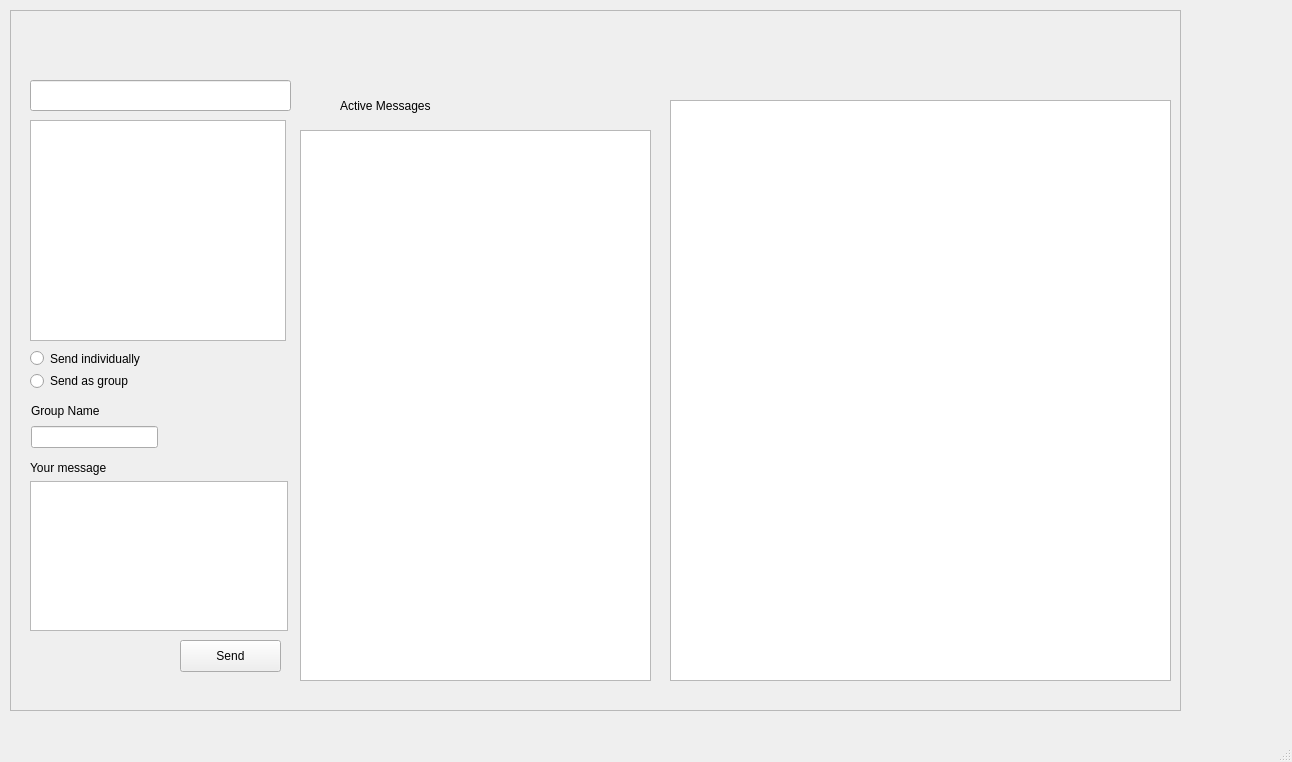
<?xml version="1.0" encoding="UTF-8"?>
<ui version="4.0">
 <class>MainWindow</class>
 <widget class="QMainWindow" name="MainWindow">
  <property name="geometry">
   <rect>
    <x>0</x>
    <y>0</y>
    <width>1292</width>
    <height>762</height>
   </rect>
  </property>
  <property name="windowTitle">
   <string>MainWindow</string>
  </property>
  <widget class="QWidget" name="centralwidget">
   <widget class="QFrame" name="chat_frame">
    <property name="geometry">
     <rect>
      <x>10</x>
      <y>10</y>
      <width>1171</width>
      <height>701</height>
     </rect>
    </property>
    <property name="frameShape">
     <enum>QFrame::StyledPanel</enum>
    </property>
    <property name="frameShadow">
     <enum>QFrame::Raised</enum>
    </property>
    <widget class="QWidget" name="ongoing_messages_widget" native="true">
     <property name="geometry">
      <rect>
       <x>290</x>
       <y>50</y>
       <width>351</width>
       <height>621</height>
      </rect>
     </property>
     <widget class="QListWidget" name="messageListWidget">
      <property name="geometry">
       <rect>
        <x>0</x>
        <y>70</y>
        <width>351</width>
        <height>551</height>
       </rect>
      </property>
     </widget>
     <widget class="QLabel" name="active_message_label">
      <property name="geometry">
       <rect>
        <x>40</x>
        <y>30</y>
        <width>151</width>
        <height>31</height>
       </rect>
      </property>
      <property name="text">
       <string>Active Messages</string>
      </property>
     </widget>
    </widget>
    <widget class="QWidget" name="create_message_widget" native="true">
     <property name="geometry">
      <rect>
       <x>10</x>
       <y>50</y>
       <width>271</width>
       <height>621</height>
      </rect>
     </property>
     <widget class="QWidget" name="">
      <property name="geometry">
       <rect>
        <x>10</x>
        <y>400</y>
        <width>258</width>
        <height>171</height>
       </rect>
      </property>
      <layout class="QVBoxLayout" name="verticalLayout_3">
       <property name="spacing">
        <number>-1</number>
       </property>
       <item>
        <widget class="QLabel" name="your_message_label">
         <property name="maximumSize">
          <size>
           <width>16777215</width>
           <height>20</height>
          </size>
         </property>
         <property name="text">
          <string>Your message</string>
         </property>
        </widget>
       </item>
       <item>
        <widget class="QTextEdit" name="message_textEdit">
         <property name="minimumSize">
          <size>
           <width>50</width>
           <height>50</height>
          </size>
         </property>
         <property name="maximumSize">
          <size>
           <width>16777215</width>
           <height>150</height>
          </size>
         </property>
        </widget>
       </item>
      </layout>
     </widget>
     <widget class="QPushButton" name="send_message_button">
      <property name="geometry">
       <rect>
        <x>160</x>
        <y>580</y>
        <width>101</width>
        <height>32</height>
       </rect>
      </property>
      <property name="text">
       <string>Send</string>
      </property>
     </widget>
     <widget class="QWidget" name="">
      <property name="geometry">
       <rect>
        <x>10</x>
        <y>290</y>
        <width>129</width>
        <height>39</height>
       </rect>
      </property>
      <layout class="QVBoxLayout" name="verticalLayout">
       <item>
        <widget class="QRadioButton" name="individual_radioButton">
         <property name="text">
          <string>Send individually</string>
         </property>
         <attribute name="buttonGroup">
          <string notr="true">buttonGroup</string>
         </attribute>
        </widget>
       </item>
       <item>
        <widget class="QRadioButton" name="group_radioButton">
         <property name="text">
          <string>Send as group</string>
         </property>
         <attribute name="buttonGroup">
          <string notr="true">buttonGroup</string>
         </attribute>
        </widget>
       </item>
      </layout>
     </widget>
     <widget class="QWidget" name="">
      <property name="geometry">
       <rect>
        <x>11</x>
        <y>341</y>
        <width>127</width>
        <height>47</height>
       </rect>
      </property>
      <layout class="QVBoxLayout" name="verticalLayout_4">
       <item>
        <widget class="QLabel" name="group_name_label">
         <property name="text">
          <string>Group Name</string>
         </property>
        </widget>
       </item>
       <item>
        <widget class="QLineEdit" name="group_name_lineEdit"/>
       </item>
      </layout>
     </widget>
     <widget class="QLineEdit" name="user_search">
      <property name="geometry">
       <rect>
        <x>10</x>
        <y>20</y>
        <width>261</width>
        <height>31</height>
       </rect>
      </property>
     </widget>
     <widget class="QListWidget" name="user_list">
      <property name="geometry">
       <rect>
        <x>10</x>
        <y>60</y>
        <width>256</width>
        <height>221</height>
       </rect>
      </property>
     </widget>
    </widget>
    <widget class="QWidget" name="specific_message_widget" native="true">
     <property name="geometry">
      <rect>
       <x>660</x>
       <y>60</y>
       <width>511</width>
       <height>611</height>
      </rect>
     </property>
     <widget class="QListWidget" name="selectedMessageList">
      <property name="geometry">
       <rect>
        <x>0</x>
        <y>30</y>
        <width>501</width>
        <height>581</height>
       </rect>
      </property>
     </widget>
    </widget>
   </widget>
  </widget>
  <widget class="QMenuBar" name="menubar">
   <property name="geometry">
    <rect>
     <x>0</x>
     <y>0</y>
     <width>1292</width>
     <height>24</height>
    </rect>
   </property>
  </widget>
  <widget class="QStatusBar" name="statusbar"/>
 </widget>
 <resources/>
 <connections/>
 <buttongroups>
  <buttongroup name="buttonGroup"/>
 </buttongroups>
</ui>
